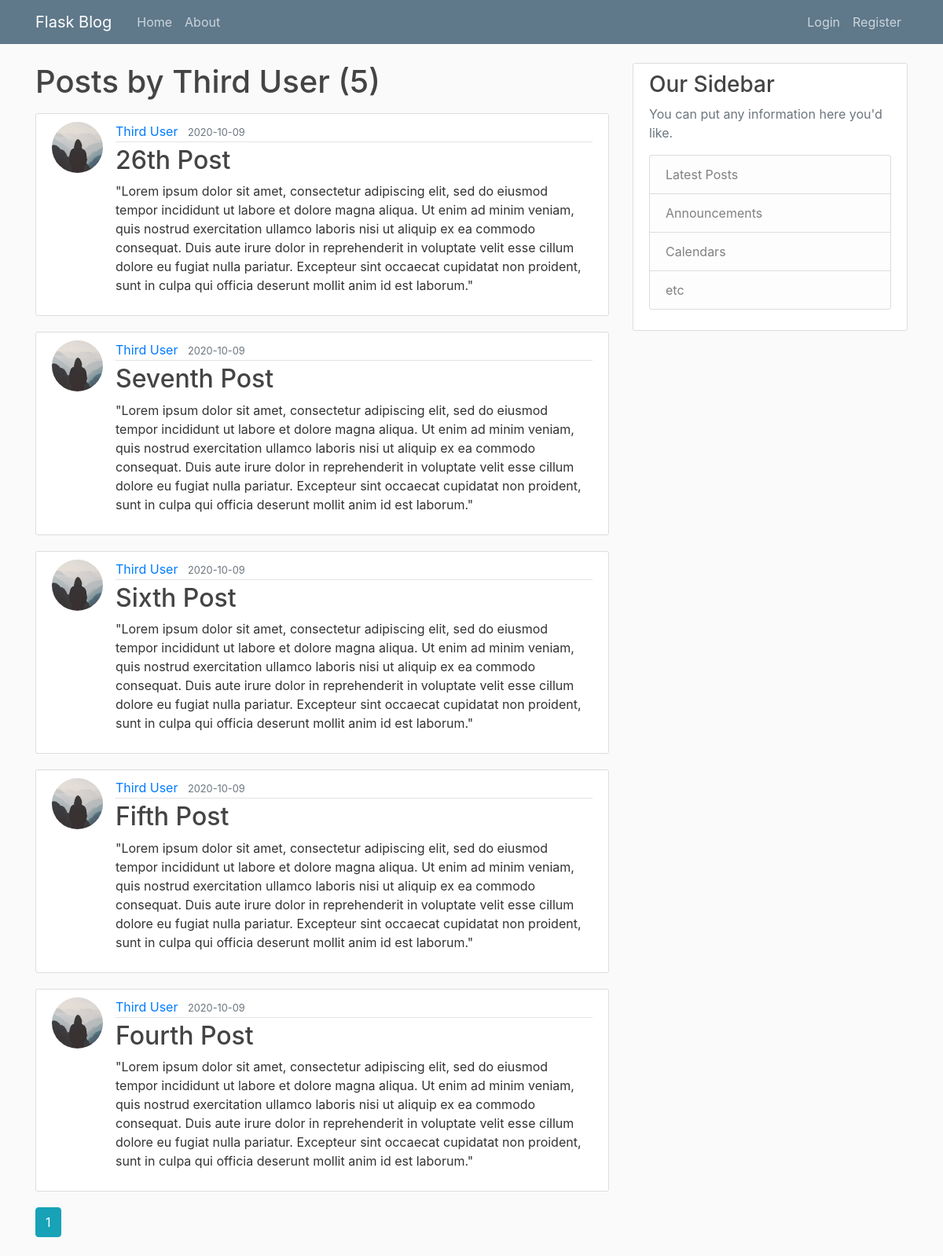
/user/Third User, run on the app's committed database.
### flaskblog/models.py (models this page shows, shortened)
class User(db.Model, UserMixin):
    id = db.Column(db.Integer, primary_key=True)
    username = db.Column(db.String(20), unique=True, nullable=False)
    email = db.Column(db.String(120), unique=True, nullable=False)
    image_file = db.Column(db.String(20), nullable=False, default='default.jpg')
    password = db.Column(db.String(60), nullable=False)
    posts = db.relationship('Post', backref='author', lazy='dynamic')

class Post(db.Model):
    id = db.Column(db.Integer, primary_key=True)
    title = db.Column(db.String(100), nullable=False)
    date_posted = db.Column(db.DateTime, nullable=False, default=datetime.utcnow)
    content = db.Column(db.Text, nullable=False)
    user_id = db.Column(db.Integer, db.ForeignKey('user.id'), nullable='False')

### flaskblog/routes.py (the view)
@app.route("/user/<string:username>")
def user_posts(username):
    page = request.args.get('page', 1, type=int)
    user = User.query.filter_by(username=username).first_or_404()
    posts = Post.query.filter_by(author=user)\
            .order_by(Post.date_posted.desc())\
            .paginate(page=page, per_page=5)
    return render_template('user_posts.html', posts=posts, user=user)

### flaskblog/templates/user_posts.html
{% extends "layout.html" %}
{% block content %}
    <h1 class='mb-3'>Posts by {{ user.username }} ({{ posts.total }})</h1>
    {% for post in posts.items %}
        <article class="media content-section">
            <img class='rounded-circle article-img' src='{{ url_for("static", filename="profile_pics/" + post.author.image_file) }}'>
            <div class="media-body">
            <div class="article-metadata">
                <a class="mr-2" href="{{ url_for('user_posts', username=post.author.username) }}">{{ post.author.username }}</a>
                <small class="text-muted">{{ post.date_posted.strftime('%Y-%m-%d') }}</small>
            </div>
            <h2><a class="article-title" href="{{ url_for('post', post_id=post.id) }}">{{ post.title }}</a></h2>
            <p class="article-content">{{ post.content }}</p>
            </div>
        </article>
    {% endfor %}
    {% for page_num in posts.iter_pages(left_edge=1, right_edge=1, left_current=1, right_current=2) %}
        {% if page_num %}
            {% if posts.page == page_num %}
                <a class='btn btn-info mb-4' href='{{ url_for("user_posts", username=user.username, page=page_num) }}'>{{ page_num }}</a>
            {% else %}
                <a class='btn btn-outline-info mb-4' href='{{ url_for("user_posts", username=user.username, page=page_num) }}'>{{ page_num }}</a>
            {% endif %}
        {% else %}
            ...
        {% endif %}
    {% endfor %}
{% endblock content %}

### flaskblog/static/main.css (style rules this page uses)
body { background: #fafafa; color: #333333; margin-top: 5rem; }
h1, h2, h3, h4, h5, h6 { color: #444444; }
.content-section { background: #ffffff; padding: 10px 20px; border: 1px solid #dddddd; border-radius: 3px; margin-bottom: 20px; }
.article-title { color: #444444; }
.article-content { white-space: pre-line; }
.article-img { height: 65px; width: 65px; margin-right: 16px; }
.article-metadata { padding-bottom: 1px; margin-bottom: 4px; border-bottom: 1px solid #e3e3e3 }

### data on the page
User: username "Third User"
Post: image_file (placeholder picture), author.username "Third User", date_posted "2020-10-09", title "26th Post", content "\"Lorem ipsum dolor sit amet, consectetur adipiscing elit, sed do eiusmod tempor incididunt ut labore et dolore magna aliqua. Ut enim ad minim veniam, quis nostrud exercitation ullamco laboris nisi ut aliquip ex ea commodo consequat. Duis aute irure dolor in reprehenderit in voluptate velit esse cillum dolore eu fugiat nulla pariatur. Excepteur sint occaecat cupidatat non proident, sunt in culpa qui officia deserunt mollit anim id est laborum.\""
Post: image_file (placeholder picture), author.username "Third User", date_posted "2020-10-09", title "Seventh Post", content "\"Lorem ipsum dolor sit amet, consectetur adipiscing elit, sed do eiusmod tempor incididunt ut labore et dolore magna aliqua. Ut enim ad minim veniam, quis nostrud exercitation ullamco laboris nisi ut aliquip ex ea commodo consequat. Duis aute irure dolor in reprehenderit in voluptate velit esse cillum dolore eu fugiat nulla pariatur. Excepteur sint occaecat cupidatat non proident, sunt in culpa qui officia deserunt mollit anim id est laborum.\""
Post: image_file (placeholder picture), author.username "Third User", date_posted "2020-10-09", title "Sixth Post", content "\"Lorem ipsum dolor sit amet, consectetur adipiscing elit, sed do eiusmod tempor incididunt ut labore et dolore magna aliqua. Ut enim ad minim veniam, quis nostrud exercitation ullamco laboris nisi ut aliquip ex ea commodo consequat. Duis aute irure dolor in reprehenderit in voluptate velit esse cillum dolore eu fugiat nulla pariatur. Excepteur sint occaecat cupidatat non proident, sunt in culpa qui officia deserunt mollit anim id est laborum.\""
Post: image_file (placeholder picture), author.username "Third User", date_posted "2020-10-09", title "Fifth Post", content "\"Lorem ipsum dolor sit amet, consectetur adipiscing elit, sed do eiusmod tempor incididunt ut labore et dolore magna aliqua. Ut enim ad minim veniam, quis nostrud exercitation ullamco laboris nisi ut aliquip ex ea commodo consequat. Duis aute irure dolor in reprehenderit in voluptate velit esse cillum dolore eu fugiat nulla pariatur. Excepteur sint occaecat cupidatat non proident, sunt in culpa qui officia deserunt mollit anim id est laborum.\""
Post: image_file (placeholder picture), author.username "Third User", date_posted "2020-10-09", title "Fourth Post", content "\"Lorem ipsum dolor sit amet, consectetur adipiscing elit, sed do eiusmod tempor incididunt ut labore et dolore magna aliqua. Ut enim ad minim veniam, quis nostrud exercitation ullamco laboris nisi ut aliquip ex ea commodo consequat. Duis aute irure dolor in reprehenderit in voluptate velit esse cillum dolore eu fugiat nulla pariatur. Excepteur sint occaecat cupidatat non proident, sunt in culpa qui officia deserunt mollit anim id est laborum.\""

### other printed values
{{ posts.total }} "5"
{{ page_num }} "1"
